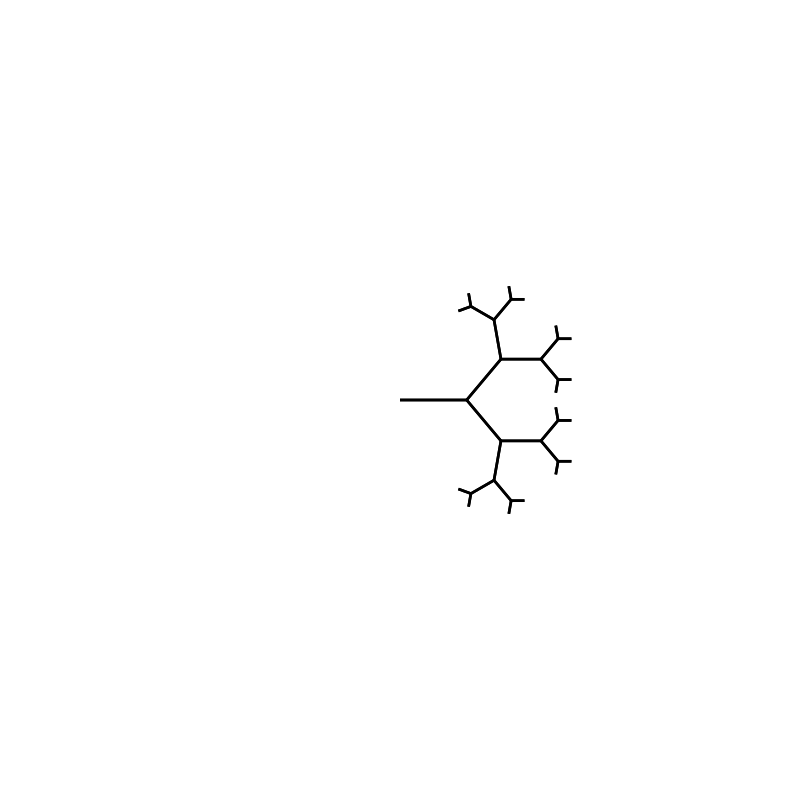

Recreate this plot in Julia.
## The following exercises use the ThinkJulia module, described in Case Study: Interface Design:
## Exercise 5-6
## Read the following function and see if you can figure out what it does (see the examples in Case Study: Interface Design). Then run it and see if you got it right.
using ThinkJulia

function draw(t, length, n)
    if n == 0
        return
    end
    angle = 50
    forward(t, length*n)
    turn(t, -angle)
    draw(t, length, n-1)
    turn(t, 2*angle)
    draw(t, length, n-1)
    turn(t, -angle)
    forward(t, -length*n)
end

println("Ans: ")

# Ans: It should recursive pattern
turtle = Turtle()

@svg begin
    draw(turtle, 10, 5)
end

println("End.")
